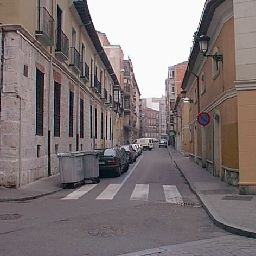
%> input picture Matlab code/gistdescriptor/demo1.jpg, 256 x 256 px
$ octave command.m   (GNU Octave 9; MATLAB toolbox functions it lacks are replaced by stand-ins)
%> lines starting %> are read from the running program, lines starting %| are printed output that depends on the picture
### Matlab code/gistdescriptor/LMgist.m
function [gist, param] = LMgist(D, HOMEIMAGES, param, HOMEGIST)
%
% [gist, param] = LMgist(D, HOMEIMAGES, param);
% [gist, param] = LMgist(filename, HOMEIMAGES, param);
% [gist, param] = LMgist(filename, HOMEIMAGES, param, HOMEGIST);
%
% For a set of images:
% gist = LMgist(img, [], param);
%
% When calling LMgist with a fourth argument it will store the gists in a
% new folder structure mirroring the folder structure of the images. Then,
% when called again, if the gist files already exist, it will just read
% them without recomputing them:
%
%   [gist, param] = LMgist(filename, HOMEIMAGES, param, HOMEGIST);
%   [gist, param] = LMgist(D, HOMEIMAGES, param, HOMEGIST);
%
%%%%%%%%%%%%%%%%%%%%%%%%%%%%%%%%%%%%%%%%%%%%%%%%%%%%%%%%%%%%%%%%%%%%%%%%%%%%%%%%%%%%%%%%
% Modeling the shape of the scene: a holistic representation of the spatial envelope
% Aude Oliva, Antonio Torralba
% International Journal of Computer Vision, Vol. 42(3): 145-175, 2001.

if nargin==4
    precomputed = 1;
    % [7 lines of commented-out code are left out]
else
    precomputed = 0;
    HOMEGIST = '';
end

% select type of input
if isstruct(D)
    % [gist, param] = LMgist(D, HOMEIMAGES, param);
    Nscenes = length(D);
    typeD = 1;
end
if iscell(D)
    % [gist, param] = LMgist(filename, HOMEIMAGES, param);
    Nscenes = length(D);
    typeD = 2;
end
if isnumeric(D)
    % [gist, param] = LMgist(img, HOMEIMAGES, param);
    Nscenes = size(D,4);
    typeD = 3;
    if ~isfield(param, 'imageSize')
        param.imageSize = [size(D,1) size(D,2)];
    end
end

param.boundaryExtension = 32; % number of pixels to pad

if nargin<3
    % Default parameters
    param.imageSize = 128;
    param.orientationsPerScale = [8 8 8 8];
    param.numberBlocks = 4;
    param.fc_prefilt = 4;
    param.G = createGabor(param.orientationsPerScale, param.imageSize+2*param.boundaryExtension);
else
    if ~isfield(param, 'G')
        param.G = createGabor(param.orientationsPerScale, param.imageSize+2*param.boundaryExtension);
    end
end

% Precompute filter transfert functions (only need to do this once, unless
% image size is changes):
Nfeatures = size(param.G,3)*param.numberBlocks^2;


% Loop: Compute gist features for all scenes
gist = zeros([Nscenes Nfeatures], 'single');
for n = 1:Nscenes
    g = [];
    todo = 1;

    % if gist has already been computed, just read the file
    if precomputed==1
        filegist = fullfile(HOMEGIST, D(n).annotation.folder, [D(n).annotation.filename(1:end-4) '.mat']);
        if exist(filegist, 'file')
            load(filegist, 'g');
            todo = 0;
        end
    end

    % otherwise compute gist
    if todo==1
        if Nscenes>1 disp([n Nscenes]); end

        % load image
        try
            switch typeD
                case 1
                    img = LMimread(D, n, HOMEIMAGES);
                case 2
                    img = imread(fullfile(HOMEIMAGES, D{n}));
                case 3
                    img = D(:,:,:,n);
            end
        catch
            disp(D(n).annotation.folder)
            disp(D(n).annotation.filename)
            rethrow(lasterror)
        end

        % convert to gray scale
        img = single(mean(img,3));

        % resize and crop image to make it square
        img = imresizecrop(img, param.imageSize, 'bilinear');
        %img = imresize(img, param.imageSize, 'bilinear'); %jhhays

        % scale intensities to be in the range [0 255]
        img = img-min(img(:));
        img = 255*img/max(img(:));

        if Nscenes>1
            imshow(uint8(img))
            title(n)
        end

        % prefiltering: local contrast scaling
        output    = prefilt(img, param.fc_prefilt);

        % get gist:
        g = gistGabor(output, param);

        % save gist if a HOMEGIST file is provided
        if precomputed
            mkdir(fullfile(HOMEGIST, D(n).annotation.folder))
            save (filegist, 'g')
        end
    end

    gist(n,:) = g;
    drawnow
end


function output = prefilt(img, fc)
% ima = prefilt(img, fc);
% fc  = 4 (default)
%
% Input images are double in the range [0, 255];
% You can also input a block of images [ncols nrows 3 Nimages]
%
% For color images, normalization is done by dividing by the local
% luminance variance.

if nargin == 1
    fc = 4; % 4 cycles/image
end

w = 5;
s1 = fc/sqrt(log(2));

% Pad images to reduce boundary artifacts
img = log(img+1);
img = padarray(img, [w w], 'symmetric');
[sn, sm, c, N] = size(img);
n = max([sn sm]);
n = n + mod(n,2);
img = padarray(img, [n-sn n-sm], 'symmetric','post');

% Filter
[fx, fy] = meshgrid(-n/2:n/2-1);
gf = fftshift(exp(-(fx.^2+fy.^2)/(s1^2)));
gf = repmat(gf, [1 1 c N]);

% Whitening
output = img - real(ifft2(fft2(img).*gf));
clear img

% Local contrast normalization
localstd = repmat(sqrt(abs(ifft2(fft2(mean(output,3).^2).*gf(:,:,1,:)))), [1 1 c 1]);
output = output./(.2+localstd);

% Crop output to have same size than the input
output = output(w+1:sn-w, w+1:sm-w,:,:);


function g = gistGabor(img, param)
%
% Input:
%   img = input image (it can be a block: [nrows, ncols, c, Nimages])
%   param.w = number of windows (w*w)
%   param.G = precomputed transfer functions
%
% Output:
%   g: are the global features = [Nfeatures Nimages],
%                    Nfeatures = w*w*Nfilters*c

img = single(img);

w = param.numberBlocks;
G = param.G;
be = param.boundaryExtension;

if ndims(img)==2
    c = 1;
    N = 1;
    [nrows ncols c] = size(img);
end
if ndims(img)==3
    [nrows ncols c] = size(img);
    N = c;
end
if ndims(img)==4
    [nrows ncols c N] = size(img);
    img = reshape(img, [nrows ncols c*N]);
    N = c*N;
end

[ny nx Nfilters] = size(G);
W = w*w;
g = zeros([W*Nfilters N]);

% pad image
img = padarray(img, [be be], 'symmetric');

img = single(fft2(img));
k=0;
for n = 1:Nfilters
    ig = abs(ifft2(img.*repmat(G(:,:,n), [1 1 N])));
    ig = ig(be+1:ny-be, be+1:nx-be, :);

    v = downN(ig, w);
    g(k+1:k+W,:) = reshape(v, [W N]);
    k = k + W;
    drawnow
end

if c == 3
    % If the input was a color image, then reshape 'g' so that one column
    % is one images output:
    g = reshape(g, [size(g,1)*3 size(g,2)/3]);
end


function y=downN(x, N)
%
% averaging over non-overlapping square image blocks
%
% Input
%   x = [nrows ncols nchanels]
% Output
%   y = [N N nchanels]

nx = fix(linspace(0,size(x,1),N+1));
ny = fix(linspace(0,size(x,2),N+1));
y  = zeros(N, N, size(x,3));
for xx=1:N
  for yy=1:N
    v=mean(mean(x(nx(xx)+1:nx(xx+1), ny(yy)+1:ny(yy+1),:),1),2);
    y(xx,yy,:)=v(:);
  end
end


function G = createGabor(or, n)
%
% G = createGabor(numberOfOrientationsPerScale, n);
%
% Precomputes filter transfer functions. All computations are done on the
% Fourier domain.
%
% If you call this function without output arguments it will show the
% tiling of the Fourier domain.
%
% Input
%     numberOfOrientationsPerScale = vector that contains the number of
%                                orientations at each scale (from HF to BF)
%     n = imagesize = [nrows ncols]
%
% output
%     G = transfer functions for a jet of gabor filters


Nscales = length(or);
Nfilters = sum(or);

if length(n) == 1
    n = [n(1) n(1)];
end

l=0;
for i=1:Nscales
    for j=1:or(i)
        l=l+1;
        param(l,:)=[.35 .3/(1.85^(i-1)) 16*or(i)^2/32^2 pi/(or(i))*(j-1)];
    end
end

% Frequencies:
%[fx, fy] = meshgrid(-n/2:n/2-1);
[fx, fy] = meshgrid(-n(2)/2:n(2)/2-1, -n(1)/2:n(1)/2-1);
fr = fftshift(sqrt(fx.^2+fy.^2));
t = fftshift(angle(fx+sqrt(-1)*fy));

% Transfer functions:
G=zeros([n(1) n(2) Nfilters]);
for i=1:Nfilters
    tr=t+param(i,4);
    tr=tr+2*pi*(tr<-pi)-2*pi*(tr>pi);

    G(:,:,i)=exp(-10*param(i,1)*(fr/n(2)/param(i,2)-1).^2-2*param(i,3)*pi*tr.^2);
end


if nargout == 0
    figure
    for i=1:Nfilters
        contour(fx, fy, fftshift(G(:,:,i)),[1 .7 .6],'r');
        hold on
    end
    axis('on')
    axis('equal')
    axis([-n(2)/2 n(2)/2 -n(1)/2 n(1)/2])
    axis('ij')
    xlabel('f_x (cycles per image)')
    ylabel('f_y (cycles per image)')
    grid on
end

### Matlab code/gistdescriptor/imresizecrop.m
function img = imresizecrop(img, M, METHOD)
%
% img = imresizecrop(img, M, METHOD);
%
% Output an image of size M(1) x M(2).

if nargin < 3
    METHOD = 'bilinear';
end

if length(M) == 1
    M = [M(1) M(1)];
end

scaling = max([M(1)/size(img,1) M(2)/size(img,2)]);

%scaling = M/min([size(img,1) size(img,2)]);

newsize = round([size(img,1) size(img,2)]*scaling);
img = imresize(img, newsize, METHOD);

[nr nc cc] = size(img);

sr = floor((nr-M(1))/2);
sc = floor((nc-M(2))/2);

img = img(sr+1:sr+M(1), sc+1:sc+M(2),:);

### Matlab code/gistdescriptor/command.m

%Load images
img1 = imread('demo1.jpg');
%> img1 is the input picture: size 256x256x3 uint8; mean R, G, B 127.3, 117.5, 117.8
%whos img1

img2 = imread('demo2.jpg');
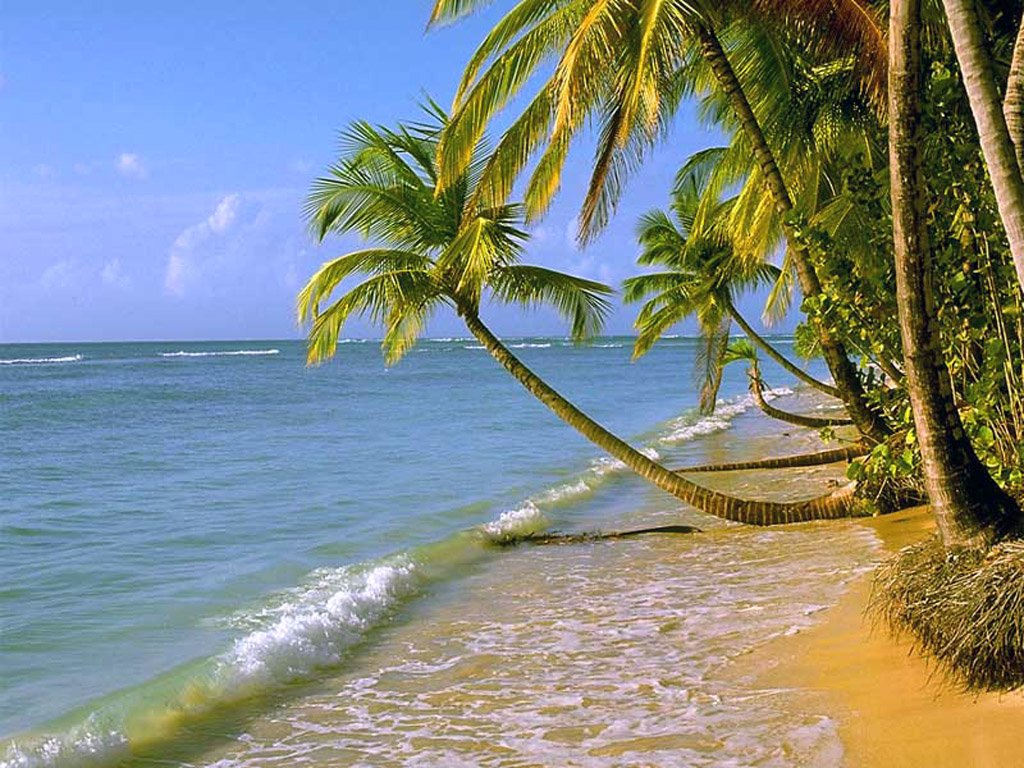
%> input picture Matlab code/gistdescriptor/demo2.jpg, 1024 x 768 px
%> img2 is the input picture: size 768x1024x3 uint8; mean R, G, B 131.2, 138.8, 135.1
img3 = imread('demo3.jpg');
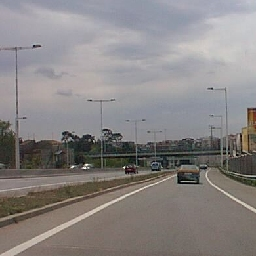
%> input picture Matlab code/gistdescriptor/demo3.jpg, 256 x 256 px
%> img3 is the input picture: size 256x256x3 uint8; mean R, G, B 136.2, 132.2, 131.7
img4 = imread('demo4.jpg');
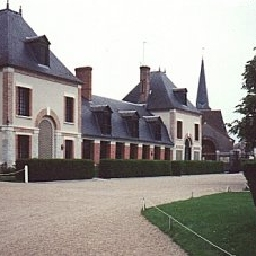
%> input picture Matlab code/gistdescriptor/demo4.jpg, 256 x 256 px
%> img4 is the input picture: size 256x256x3 uint8; mean R, G, B 157.6, 152.5, 148.5

% GIST Parameters:
clear param
param.imageSize = [256 256]; % it works also with non-square images (use the most common aspect ratio in your set)
param.orientationsPerScale = [8 8 8 8]; % number of orientations per scale
param.numberBlocks = 4;
param.fc_prefilt = 4;

% Computing gist:
gist1 = LMgist(img1, '', param);
%> after the loop in gistGabor, `for n = 1:Nfilters`: g = 512 values, max 0.204 at index 386, min 0.00362 at index 169, mean 0.0428; k = 512
%> gist1 has the same summary as g in gistGabor
gist2 = LMgist(img2, '', param);
%> gist2 = 512 values, max 0.153 at index 335, min 0.00266 at index 97, mean 0.0437
gist3 = LMgist(img3, '', param);
%> call 3 of prefilt, with fc = 4
%> in prefilt (call 3), `img = padarray(img, [w w], 'symmetric');`:
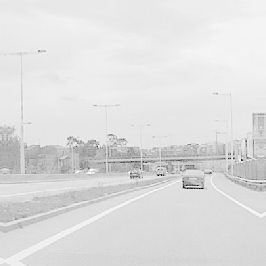
%> img: size 266x266 single; min 0, max 5.55, mean 4.84; drawn with min black and max white
%> in prefilt (call 3), `localstd = repmat(sqrt(abs(ifft2(fft2(mean(output,3).^2).*gf(:,:,1,:))..`:
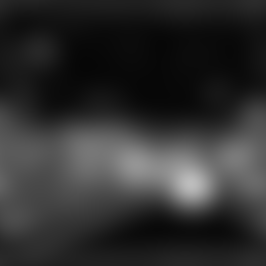
%> localstd: size 266x266 single; min 0.0257, max 0.742, mean 0.188
%> in gistGabor (call 3), `img = padarray(img, [be be], 'symmetric');`:
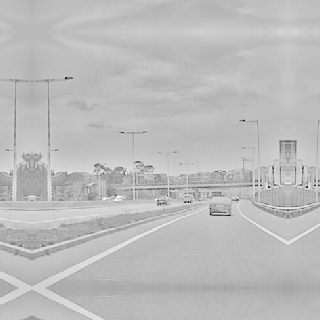
%> img: size 320x320 single; min -5.73, max 2.05, mean 0.0186; drawn with min black and max white
%> the loop in gistGabor (call 3), `for n = 1:Nfilters` made 32 passes
%> pass 2, in gistGabor (call 3), `ig = ig(be+1:ny-be, be+1:nx-be, :);`:
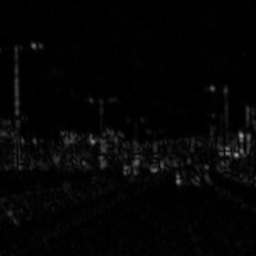
%> ig: size 256x256 single; min 2.23e-05, max 0.6, mean 0.02
%> after the loop in gistGabor (call 3), `for n = 1:Nfilters`: g = 512 values, max 0.141 at index 75, min 0.00355 at index 265, mean 0.0271
%> gist3 has the same summary as g in gistGabor
gist4 = LMgist(img4, '', param);
%> gist4 = 512 values, max 0.146 at index 455, min 0.00186 at index 101, mean 0.0418

%compare Distance between the three images (More the match, Less the D value):
D12 = sum((gist1-gist2).^2)
%> D12 = 0.896
D13 = sum((gist1-gist3).^2)
%> D13 = 0.693
D14 = sum((gist1-gist4).^2)
%> D14 = 0.472


% [12 lines of commented-out code are left out]
